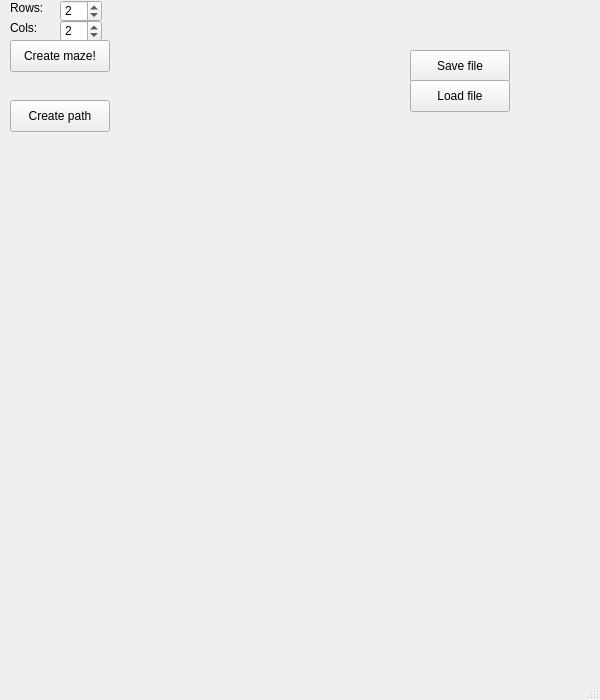
<?xml version="1.0" encoding="UTF-8"?>
<ui version="4.0">
 <class>MainWindow</class>
 <widget class="QMainWindow" name="MainWindow">
  <property name="geometry">
   <rect>
    <x>0</x>
    <y>0</y>
    <width>600</width>
    <height>700</height>
   </rect>
  </property>
  <property name="windowTitle">
   <string>MainWindow</string>
  </property>
  <widget class="QWidget" name="centralwidget">
   <widget class="QSpinBox" name="spinBox">
    <property name="geometry">
     <rect>
      <x>60</x>
      <y>0</y>
      <width>42</width>
      <height>22</height>
     </rect>
    </property>
    <property name="minimum">
     <number>1</number>
    </property>
    <property name="maximum">
     <number>50</number>
    </property>
    <property name="value">
     <number>2</number>
    </property>
   </widget>
   <widget class="glView" name="openGLWidget" native="true">
    <property name="geometry">
     <rect>
      <x>10</x>
      <y>140</y>
      <width>500</width>
      <height>500</height>
     </rect>
    </property>
   </widget>
   <widget class="QLabel" name="label">
    <property name="geometry">
     <rect>
      <x>10</x>
      <y>0</y>
      <width>41</width>
      <height>16</height>
     </rect>
    </property>
    <property name="text">
     <string>Rows:</string>
    </property>
   </widget>
   <widget class="QLabel" name="label_2">
    <property name="geometry">
     <rect>
      <x>10</x>
      <y>20</y>
      <width>41</width>
      <height>16</height>
     </rect>
    </property>
    <property name="text">
     <string>Cols:</string>
    </property>
   </widget>
   <widget class="QSpinBox" name="spinBox_2">
    <property name="geometry">
     <rect>
      <x>60</x>
      <y>20</y>
      <width>42</width>
      <height>22</height>
     </rect>
    </property>
    <property name="minimum">
     <number>1</number>
    </property>
    <property name="maximum">
     <number>50</number>
    </property>
    <property name="value">
     <number>2</number>
    </property>
   </widget>
   <widget class="QPushButton" name="CreateBtn">
    <property name="geometry">
     <rect>
      <x>10</x>
      <y>40</y>
      <width>100</width>
      <height>32</height>
     </rect>
    </property>
    <property name="text">
     <string>Create maze!</string>
    </property>
   </widget>
   <widget class="QPushButton" name="SaveBtn">
    <property name="geometry">
     <rect>
      <x>410</x>
      <y>50</y>
      <width>100</width>
      <height>32</height>
     </rect>
    </property>
    <property name="text">
     <string>Save file</string>
    </property>
   </widget>
   <widget class="QPushButton" name="LoadBtn">
    <property name="geometry">
     <rect>
      <x>410</x>
      <y>80</y>
      <width>100</width>
      <height>32</height>
     </rect>
    </property>
    <property name="text">
     <string>Load file</string>
    </property>
   </widget>
   <widget class="QWidget" name="gridLayoutWidget">
    <property name="geometry">
     <rect>
      <x>10</x>
      <y>137</y>
      <width>501</width>
      <height>507</height>
     </rect>
    </property>
    <layout class="QGridLayout" name="gridLayout"/>
   </widget>
   <widget class="QPushButton" name="CreatePathBtn">
    <property name="geometry">
     <rect>
      <x>10</x>
      <y>100</y>
      <width>100</width>
      <height>32</height>
     </rect>
    </property>
    <property name="text">
     <string>Create path</string>
    </property>
   </widget>
  </widget>
  <widget class="QStatusBar" name="statusbar"/>
  <widget class="QMenuBar" name="menubar">
   <property name="geometry">
    <rect>
     <x>0</x>
     <y>0</y>
     <width>600</width>
     <height>24</height>
    </rect>
   </property>
  </widget>
 </widget>
 <customwidgets>
  <customwidget>
   <class>glView</class>
   <extends>QWidget</extends>
   <header>glview.h</header>
  </customwidget>
 </customwidgets>
 <resources/>
 <connections/>
</ui>
